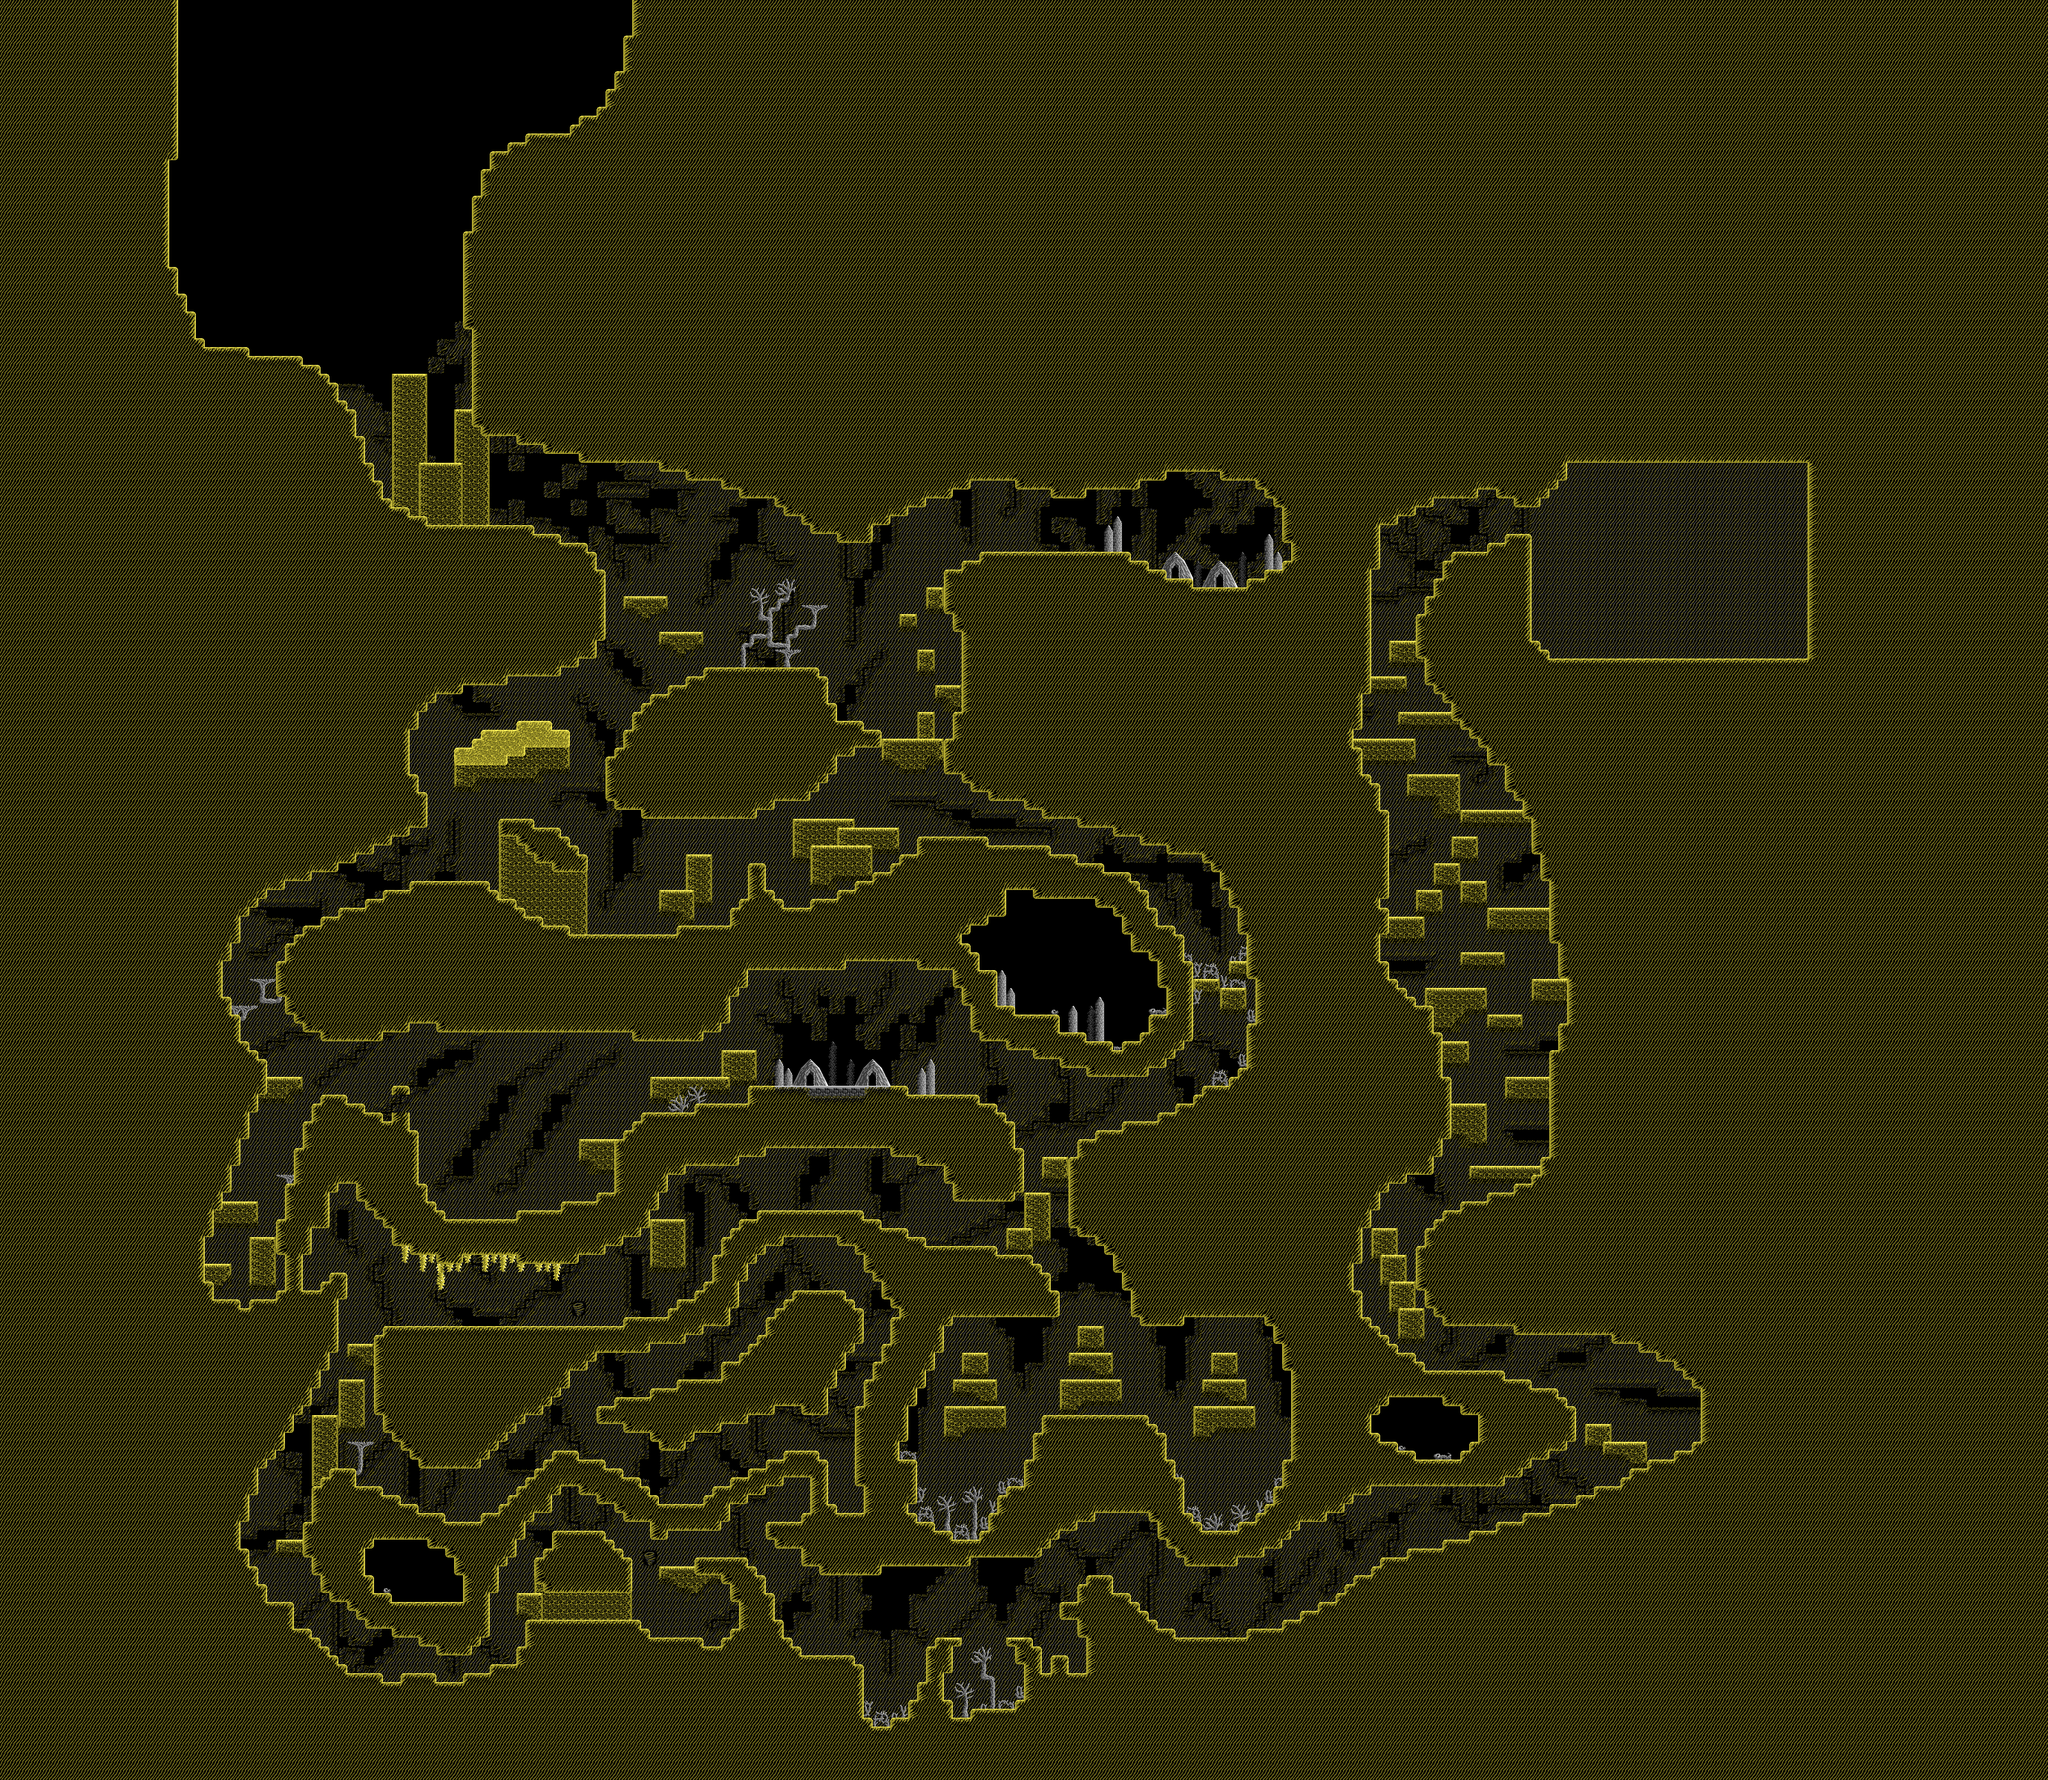

This game map was drawn from its Tiled (.tmx) file and the tilesets committed beside it. A one-line description and the trimmed map source follow:
An orthogonal 230x200 tile map with 16x16 px tiles, 3 tile layers (Background, Tile Layer 1, Tile Layer 2) and 866 objects (134x coin, 77x semisolid, 53x damage_area, 46x enemy, 2x big_coin, ...).

<map version="1.10" tiledversion="1.10.1" orientation="orthogonal" renderorder="right-down" width="230" height="200" tilewidth="16" tileheight="16" infinite="0" nextlayerid="8" nextobjectid="985">
 <editorsettings>
  <export target="4.xml" format="tmx" />
 </editorsettings>
 <tileset firstgid="1" source="spextria.tsx" />
 <layer id="3" name="Background" width="230" height="200">
  <data>[46000 cells, 41547 non-empty, 18 distinct tile ids]</data>
 </layer>
 <layer id="1" name="Tile Layer 1" width="230" height="200">
  <data>[46000 cells, 34418 non-empty, 84 distinct tile ids]</data>
 </layer>
 <layer id="2" name="Tile Layer 2" width="230" height="200">
  <data>[46000 cells, 728 non-empty, 65 distinct tile ids]</data>
 </layer>
 <objectgroup id="4" name="GroundTypes" visible="0">
  <object id="649" name="sand" x="16" y="-16" width="3632" height="3200" />
 </objectgroup>
 <objectgroup color="#00aaff" id="7" name="LevelObject">
  <!-- 865 objects omitted --></objectgroup>
 <objectgroup color="#ffaa00" id="6" name="Collectables" visible="0">
  <!-- 686 objects omitted --></objectgroup>
 <objectgroup color="#aa0000" id="5" name="Collisions" visible="0">
  <!-- 550 objects omitted --></objectgroup>
</map>
<!-- 865 of 866 objects omitted -->